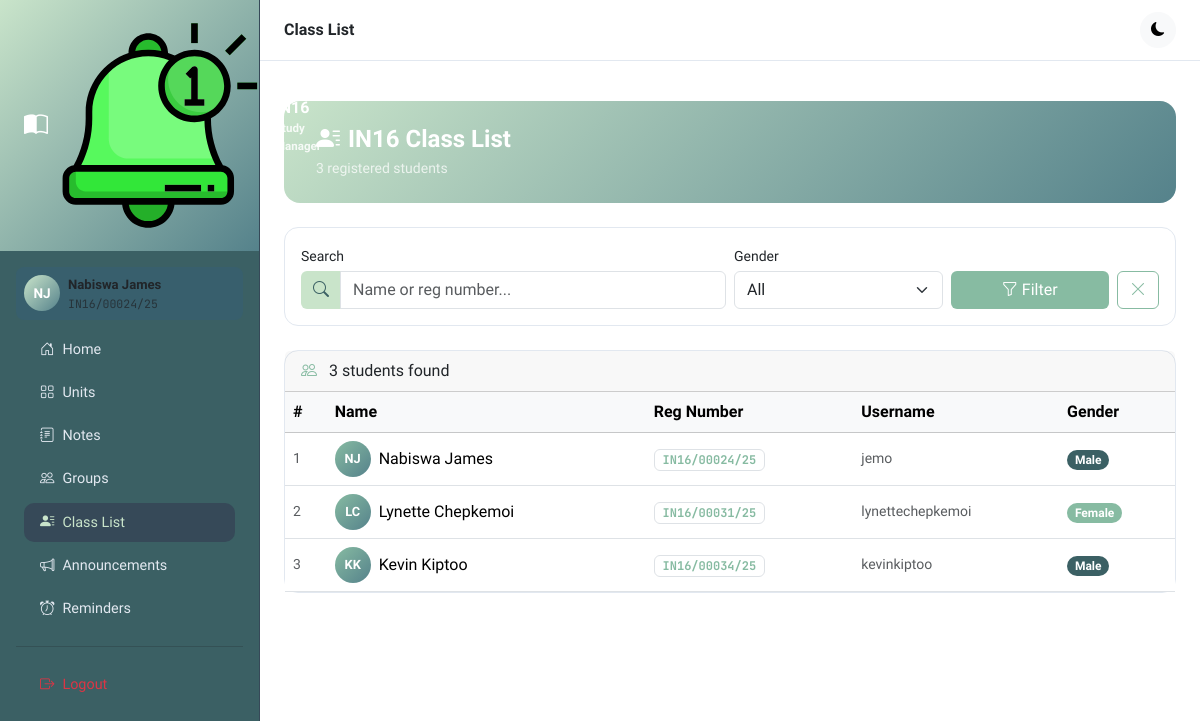
Page /students/ (signed in) on the committed database.
### notes_app/models.py (models this page shows, shortened)
class Student(models.Model):
    GENDER_CHOICES = [('M', 'Male'), ('F', 'Female'), ('O', 'Other')]
    user = models.OneToOneField(User, on_delete=models.CASCADE)
    reg_number = models.CharField(max_length=50, unique=True)
    gender = models.CharField(max_length=1, choices=GENDER_CHOICES)
    class Meta:
        ordering = ['reg_number']

### notes_app/views.py (the view, shortened to what this page needs)
# urls.py: path('students/', views.students_view, name='students'),
@login_required
def students_view(request):
    query = request.GET.get('q', '')
    gender = request.GET.get('gender', '')
    students = Student.objects.select_related('user').all()
    if gender:
        students = students.filter(gender=gender)
    return render(request, 'notes_app/students.html', {
        'students': students,
        'query': query,
        'gender': gender,
        'total': Student.objects.count(),
    })

### notes_app/templates/notes_app/students.html (shortened to what this page needs)
{% extends 'notes_app/base.html' %}
{% block page_title %}Class List{% endblock %}
{% block content %}
<div class="page-header">
  <h4 class="fw-bold mb-1">
    <i class="bi bi-person-lines-fill me-2"></i>IN16 Class List
  </h4>
  <p class="mb-0 opacity-75 small">{{ total }} registered students</p>
</div>
<div class="card mb-4">
  <div class="card-body py-3">
    <form method="get" class="row g-2 align-items-end">
      <div class="col-12 col-md-6">
        <label class="form-label small fw-500 mb-1">Search</label>
        <div class="input-group">
          <span class="input-group-text"
                style="background:var(--in16-primary);border:none;">
            <i class="bi bi-search" style="color:var(--in16-dark);"></i>
          </span>
          <input type="text" name="q" class="form-control"
                 placeholder="Name or reg number..." value="{{ query }}"/>
        </div>
      </div>
      <div class="col-6 col-md-3">
        <label class="form-label small fw-500 mb-1">Gender</label>
        <select name="gender" class="form-select">
          <option value="">All</option>
        </select>
      </div>
      <div class="col-6 col-md-3 d-flex gap-2">
        <button type="submit"
                class="btn flex-fill"
                style="background:var(--in16-accent);color:white;border:none;">
          <i class="bi bi-funnel me-1"></i>Filter
        </button>
        <a href="{% url 'students' %}"
           class="btn"
           style="border:1px solid var(--in16-accent);color:var(--in16-accent);">
          <i class="bi bi-x-lg"></i>
        </a>
      </div>
    </form>
  </div>
</div>
{% if students %}
<div class="card">
  <div class="card-header d-flex align-items-center justify-content-between">
    <span class="fw-600">
      <i class="bi bi-people me-2" style="color:var(--in16-accent);"></i>
      {{ students.count }} student{{ students.count|pluralize }} found
    </span>
  </div>
  <div class="table-responsive d-none d-md-block">
    <table class="table table-hover align-middle mb-0">
      <thead class="table-light">
        <tr>
          <th>#</th>
          <th>Name</th>
          <th>Reg Number</th>
          <th>Username</th>
          <th>Gender</th>
        </tr>
      </thead>
      <tbody>
        {% for student in students %}
        <tr>
          <td class="text-muted small">{{ forloop.counter }}</td>
          <td>
            <div class="d-flex align-items-center gap-2">
              <div class="rounded-circle d-flex align-items-center justify-content-center text-white flex-shrink-0"
                   style="width:36px;height:36px;
                          background:linear-gradient(135deg,var(--in16-accent),var(--in16-success));
                          font-size:.8rem;font-weight:700;">
                {{ student.user.first_name|first }}{{ student.user.last_name|first }}
              </div>
              <span class="fw-500">
                {{ student.user.get_full_name|default:student.user.username }}
              </span>
            </div>
          </td>
          <td>
            <span class="mono small badge border"
                  style="border-color:var(--in16-accent);color:var(--in16-accent);">
              {{ student.reg_number }}
            </span>
          </td>
          <td class="text-muted small">{{ student.user.username }}</td>
          <td>
            <span class="badge rounded-pill"
                  style="
                    {% if student.gender == 'M' %}
                      background:var(--in16-dark);color:white;
                    {% elif student.gender == 'F' %}
                      background:var(--in16-accent);color:white;
                    {% else %}
                      background:var(--in16-success);color:white;
                    {% endif %}
                  ">
              {{ student.get_gender_display }}
            </span>
          </td>
        </tr>
        {% endfor %}
      </tbody>
    </table>
  </div>
</div>
{% endif %}
{% endblock %}

### notes_app/templates/notes_app/base.html (shortened to what this page needs)
{% load static %}
<!DOCTYPE html>
<html lang="en" data-bs-theme="light" id="htmlRoot">
<head>
  <link href="https://cdn.jsdelivr.net/npm/bootstrap@5.3.3/dist/css/bootstrap.min.css" rel="stylesheet"/>
  <link href="https://cdn.jsdelivr.net/npm/bootstrap-icons@1.11.3/font/bootstrap-icons.min.css" rel="stylesheet"/>
</head>
<body>
{% if user.is_authenticated %}
<nav id="sidebar">
  <div class="sidebar-brand d-flex align-items-center gap-2">
    <i class="bi bi-book-half fs-4"></i>
    <img src="/notes_app/static/image/bell.svg" alt="">
    <div>
      <div class="fw-700" style="font-size:1rem;font-weight:700;">IN16</div>
      <div style="font-size:0.72rem;opacity:0.85;">Study Manager</div>
    </div>
  </div>
  <div class="p-3">
    {% if user.student %}
    <div class="d-flex align-items-center gap-2 p-2 mb-2 rounded-3" style="background:rgba(26,86,219,.07)">
      <div class="rounded-circle d-flex align-items-center justify-content-center text-white fw-bold"
           style="width:36px;height:36px;background:var(--in16-gradient);font-size:.85rem;">
        {{ user.first_name|first }}{{ user.last_name|first }}
      </div>
      <div>
        <div style="font-size:.82rem;font-weight:600;">{{ user.get_full_name }}</div>
        <div class="text-muted mono" style="font-size:.72rem;">{{ user.student.reg_number }}</div>
      </div>
    </div>
    {% endif %}
    <ul class="nav flex-column mt-1">
      <li class="nav-item">
        <a class="nav-link {% if request.resolver_match.url_name == 'home' %}active{% endif %}" href="{% url 'home' %}">
          <i class="bi bi-house-door me-2"></i>Home
        </a>
      </li>
      <li class="nav-item">
        <a class="nav-link {% if request.resolver_match.url_name == 'units' %}active{% endif %}" href="{% url 'units' %}">
          <i class="bi bi-grid me-2"></i>Units
        </a>
      </li>
      <li class="nav-item">
        <a class="nav-link {% if 'notes' in request.resolver_match.url_name %}active{% endif %}" href="{% url 'notes' %}">
          <i class="bi bi-journal-text me-2"></i>Notes
        </a>
      </li>
      <li class="nav-item">
        <a class="nav-link {% if 'groups' in request.resolver_match.url_name %}active{% endif %}" href="{% url 'groups' %}">
          <i class="bi bi-people me-2"></i>Groups
        </a>
      </li>
      <li class="nav-item">
        <a class="nav-link {% if request.resolver_match.url_name == 'students' %}active{% endif %}" href="{% url 'students' %}">
          <i class="bi bi-person-lines-fill me-2"></i>Class List
        </a>
      </li>
      <li class="nav-item">
        <a class="nav-link {% if request.resolver_match.url_name == 'announcements' %}active{% endif %}" href="{% url 'announcements' %}">
          <i class="bi bi-megaphone me-2"></i>Announcements
        </a>
      </li>
      <li class="nav-item">
        <a class="nav-link {% if request.resolver_match.url_name == 'reminders' %}active{% endif %}" href="{% url 'reminders' %}">
          <i class="bi bi-alarm me-2"></i>Reminders
        </a>
      </li>
    </ul>
    <hr class="my-3"/>
    <ul class="nav flex-column">
      <li class="nav-item">
        <a class="nav-link text-danger" href="{% url 'logout' %}">
          <i class="bi bi-box-arrow-right me-2"></i>Logout
        </a>
      </li>
    </ul>
  </div>
</nav>
<div id="main-content">
  <div class="topbar d-flex align-items-center justify-content-between">
    <div class="fw-600 d-none d-md-block" style="font-weight:600;">
      {% block page_title %}IN16 Study Manager{% endblock %}
    </div>
    <div class="ms-auto d-flex align-items-center gap-2">
      <button class="btn btn-light btn-sm rounded-circle" id="darkToggle" title="Toggle dark mode" style="width:36px;height:36px;">
        <i class="bi bi-moon-fill" id="darkIcon"></i>
      </button>
    </div>
  </div>
  <div class="px-4 pt-3">
  </div>
  <div class="p-4">
    {% block content %}{% endblock %}
  </div>
</div>
{% endif %}
</body>
</html>

### notes_app/templates/notes_app/base.html (style rules this page uses)
:root { --in16-primary: #C9E4CA; --in16-accent: #87BBA2; --in16-success: #55828B; --in16-dark: #3B6064; --in16-deep: #364958; --in16-gradient: linear-gradient(135deg, #C9E4CA 0%, #55828B 100%); }
* { font-family: 'Sora', sans-serif; }
code, .mono { font-family: 'JetBrains Mono', monospace; }
#sidebar { width: 260px; min-height: 100vh; background: var(--in16-dark); border-right: 1px solid var(--in16-deep); position: fixed; top: 0; left: 0; z-index: 1040; transition: transform 0.3s ease; }
#sidebar .sidebar-brand { background: var(--in16-gradient); padding: 1.25rem 1.5rem; color: #fff; font-weight: bold; }
#sidebar .nav-link { color: #e2e8f0; border-radius: 10px; margin: 2px 8px; padding: 0.55rem 1rem; font-size: 0.9rem; font-weight: 500; transition: all 0.2s; }
#sidebar .nav-link:hover, #sidebar .nav-link.active { background: var(--in16-deep); color: var(--in16-primary); }
#sidebar .nav-link i { width: 20px; }
#main-content { margin-left: 260px; min-height: 100vh; transition: margin 0.3s ease; }
.topbar { background: #fff; border-bottom: 1px solid #e2e8f0; padding: 0.75rem 1.5rem; position: sticky; top: 0; z-index: 1030; }
.card { border-radius: 14px; border: 1px solid #e2e8f0; }
.page-header { background: var(--in16-gradient); color: white; border-radius: 16px; padding: 1.5rem 2rem; margin-bottom: 1.5rem; }

### rows in the picture
Student: user.first_name|first "N", user.last_name|first "J", user.get_full_name "Nabiswa James", reg_number "IN16/00024/25", user.username "jemo", gender "Male"
Student: user.first_name|first "L", user.last_name|first "C", user.get_full_name "Lynette Chepkemoi", reg_number "IN16/00031/25", user.username "lynettechepkemoi", gender "Female"
Student: user.first_name|first "K", user.last_name|first "K", user.get_full_name "Kevin Kiptoo", reg_number "IN16/00034/25", user.username "kevinkiptoo", gender "Male"

### other values in the picture
{{ user.first_name|first }} "N"
{{ user.last_name|first }} "J"
{{ user.get_full_name }} "Nabiswa James"
{{ user.student.reg_number }} "IN16/00024/25"
{{ total }} "3"
{{ students.count }} "3"
